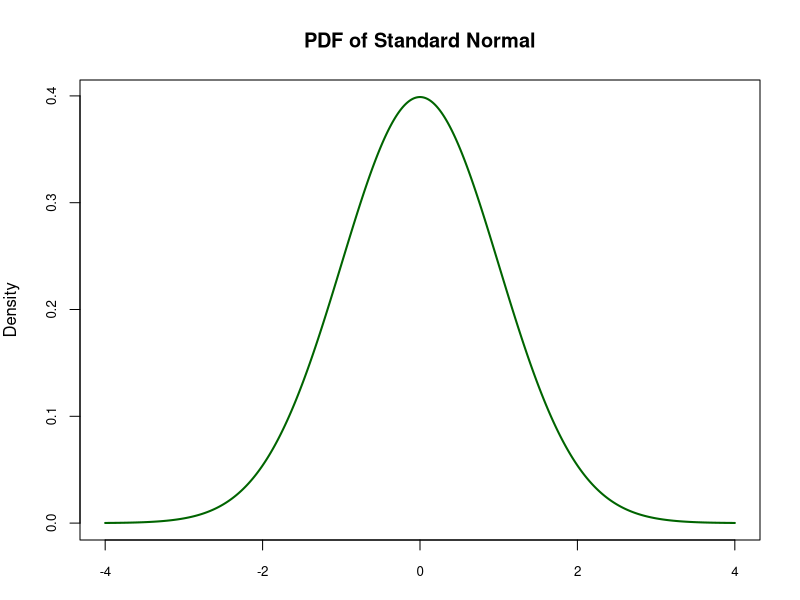

Reproduce this figure in R.
set.seed(3000)

xseq           <- seq(-4,4,.01)
densities      <- dnorm(xseq, mean=0, sd=1)
cumulative     <- pnorm(xseq, mean=0, sd=1)
randomdeviates <- rnorm(1000, mean=0, sd=1)

par(mfrow=c(1, 1), mar=c(3,4,4,2))

plot(xseq,
     densities,
     col="darkgreen",
     xlab="",
     ylab="Density",
     type="l",
     lwd=2,
     cex=2,
     main="PDF of Standard Normal", cex.axis=.8)

